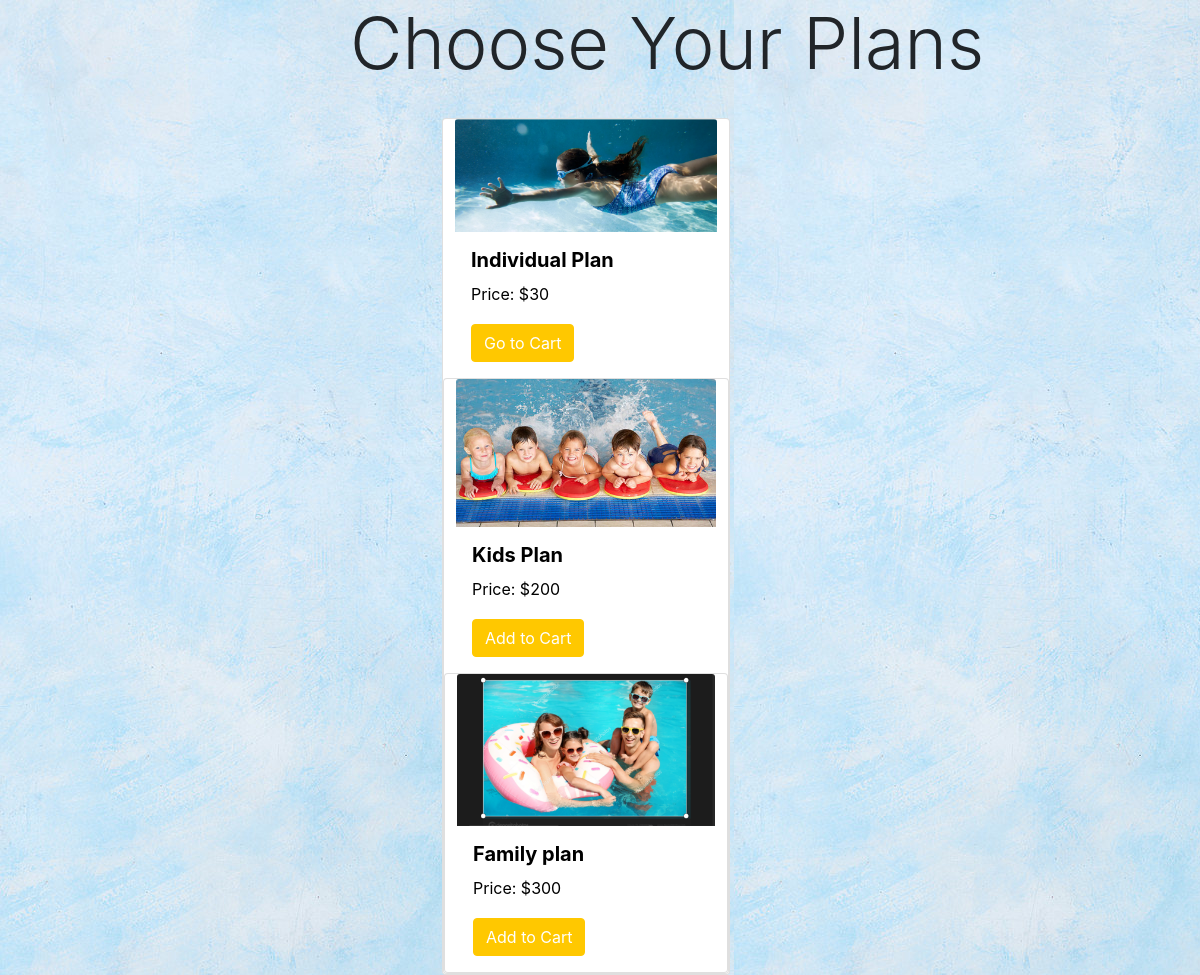
The app's page /product_list/ (signed in) with its own data.
### myapp/models.py (models this page shows, shortened)
class Product(models.Model):
    name = models.CharField(max_length=120)
    product_img = models.ImageField(upload_to='pics')
    little_description = models.CharField(max_length=600)
    price = models.IntegerField()

### myapp/views.py (the view)
# urls.py: path('product_list/',user_views.product_list,name='product-list'),
@login_required
def product_list(request):
    object_list = Product.objects.all()
    filtered_orders = Order.objects.filter(owner=request.user.profile, is_ordered=False)
    current_order_products = []
    if filtered_orders.exists():
    	user_order = filtered_orders[0]
    	user_order_items = user_order.items.all()
    	current_order_products = [product.product for product in user_order_items]
    context = {
        'object_list': object_list,
        'current_order_products': current_order_products
    }
    return render(request, "myapp/product_list.html", context)

### template/myapp/product_list.html (shortened to what this page needs)
<!DOCTYPE html>
{% load static %}
<head>
    <link href="https://stackpath.bootstrapcdn.com/bootstrap/4.1.1/css/bootstrap.min.css" rel="stylesheet">
    <link rel="stylesheet" href="https://use.fontawesome.com/releases/v5.0.13/css/all.css">
    <link href="{% static '../static/css/styles.css'%}" rel="stylesheet" />
</head>
<body >
  <header  style="background-image: url({% static '../static/assets/img/lightblue.jpg' %}); " >
 <h2 style="margin-left:350px;" class="display-2">Choose Your Plans </h2> <br>
{% block content %}
    <div class="container">
    <div class="row" style="margin-left: 400px;"    >
    {% for object in object_list %}
        <div class="row" >
            <div class="card" style="width: 18rem;">
  <img class="card-img-top" src="{{object.product_img.url}}" alt="Card image cap">
  <div class="card-body">
    <h5 class="card-title" style="color:black">{{ object.name }}</h5>
    <p class="card-text" style="color:black">Price: ${{ object.price }}</p>
     {% if object in user.profile.ebooks.all %}
             add a button here to see the product
            You own this
            {% elif object in current_order_products %}
            <a href="{% url 'order_summary' %}" class="btn btn-warning">Go to Cart</a>
            {% else %}
            <a href="{% url 'add_to_cart' object.id %}" class="btn btn-warning">Add to Cart</a>
            {% endif %}
  </div>
   {% endfor %}
</div></div>
    </div>
{% endblock content %}
</header>
</body>
</html>

### records on screen
Product: product_img (picture), name "Individual Plan", price "30", shows "Go to Cart"
Product: product_img (picture), name "Kids Plan", price "200", shows "Add to Cart"
Product: product_img (picture), name "Family plan", price "300", shows "Add to Cart"
